Frame 1 (no input): blank canvas, image omitted
Frame 60 (the mouse pressed at the canvas centre just before this capture): blank canvas, image omitted
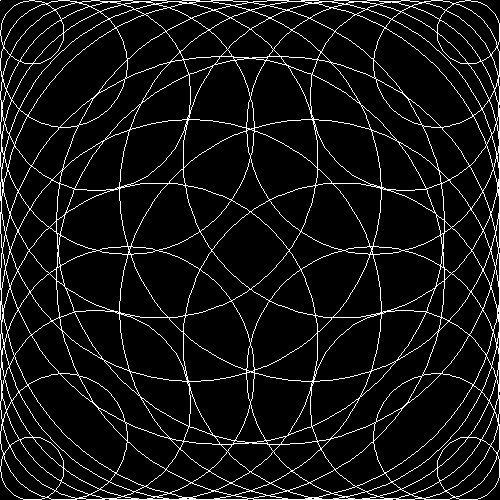
Frame 120 (the mouse held since frame 60 and released just before this capture)

The Processing sketch whose frames 1 and 60 were blank and that drew this single picture after the mouse press (run headless with seeded random() and noise(); from frame 60 on, the mouse is pressed at the canvas centre):

// Processing sketch: processing_178653
// ── processing_178653.pde

void setup() {
  noSmooth();
  size(500, 500);
  noFill();
  stroke(255);
}
void draw() {
  background(0);
  for (float i =0; i<width/2+1; i+=0.0005*mouseX * mouseX +.5) {
    ellipse(i, i, i*2, i*2);
    ellipse(width-i, i, i*2, i*2);
    ellipse(i, width-i, i*2, i*2);
    ellipse(width-i, width-i, i*2, i*2);
  }
}

void keyPressed() {
  if ( key == 'e') {
    noSmooth();
  }
  if (key =='r') {
    smooth();
  }
}
